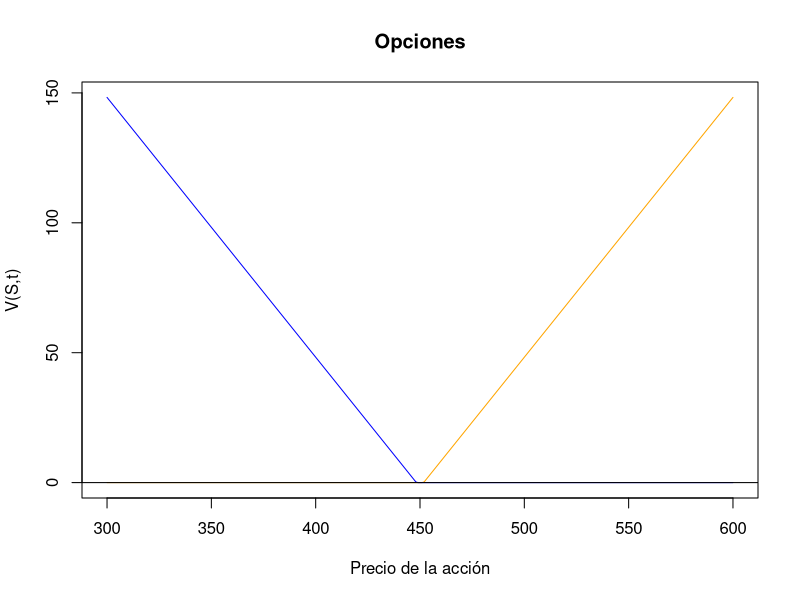
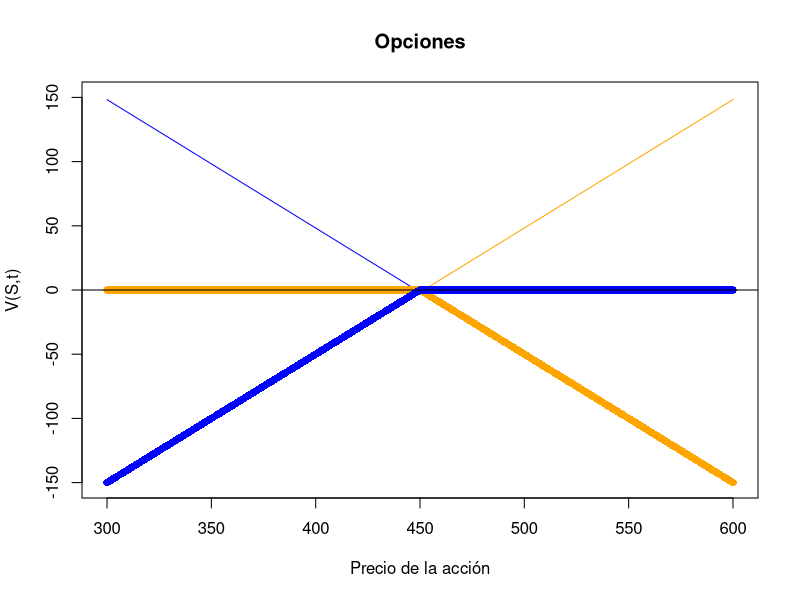

These charts were generated, in order, by the following R code:
### Graficas de opciones

## Call Opción de compra V(S,t)=max(S-K,0)
## Put Opción de venta V(S,t)=max(K-S,0)
S=seq(300,600,by=1)# Precio mínimo 300 y Precio Maximo 600
K=450 #Precio ejercicio
cv=NULL
pv=NULL  
for (i in 1:length(S)){
  cv[i]=max(S[i]-K-1.74,0)
  pv[i]=max(K-S[i]-1.74,0)
}

plot(S,cv,type="l", col="orange", main="Opciones",xlab="Precio de la acción", ylab="V(S,t)")
lines(S,pv,col="blue")
abline(h=0)


###Opción en Corto call

sopcall<-function(S,K){
  
  ## S es un vector de precios spot
  ## K Es el precio strike
  call=NULL
  for(i in 1:length(S)){
    
    call[i]=-max(S[i]- K,0)
    
  }
  return(call)
  
}

## Opcion en corto Put
sopput<-function(S,K){
  
  ## S es un vector de precios spot
  ## K Es el precio strike
  put=NULL
  for(i in 1:length(S)){
    
    put[i]=-max(K-S[i],0)
    
  }
  return(put)
  
}


scall=sopcall(S,K)
sput=sopput(S,K)

plot(S,cv,type="l", col="orange", main="Opciones",xlab="Precio de la acción", ylab="V(S,t)",ylim=c(-150,150))
lines(S,pv,col="blue")
points(S,scall,col="orange", pch=16)
points(S,sput,col="blue",pch=16)
abline(h=0)



